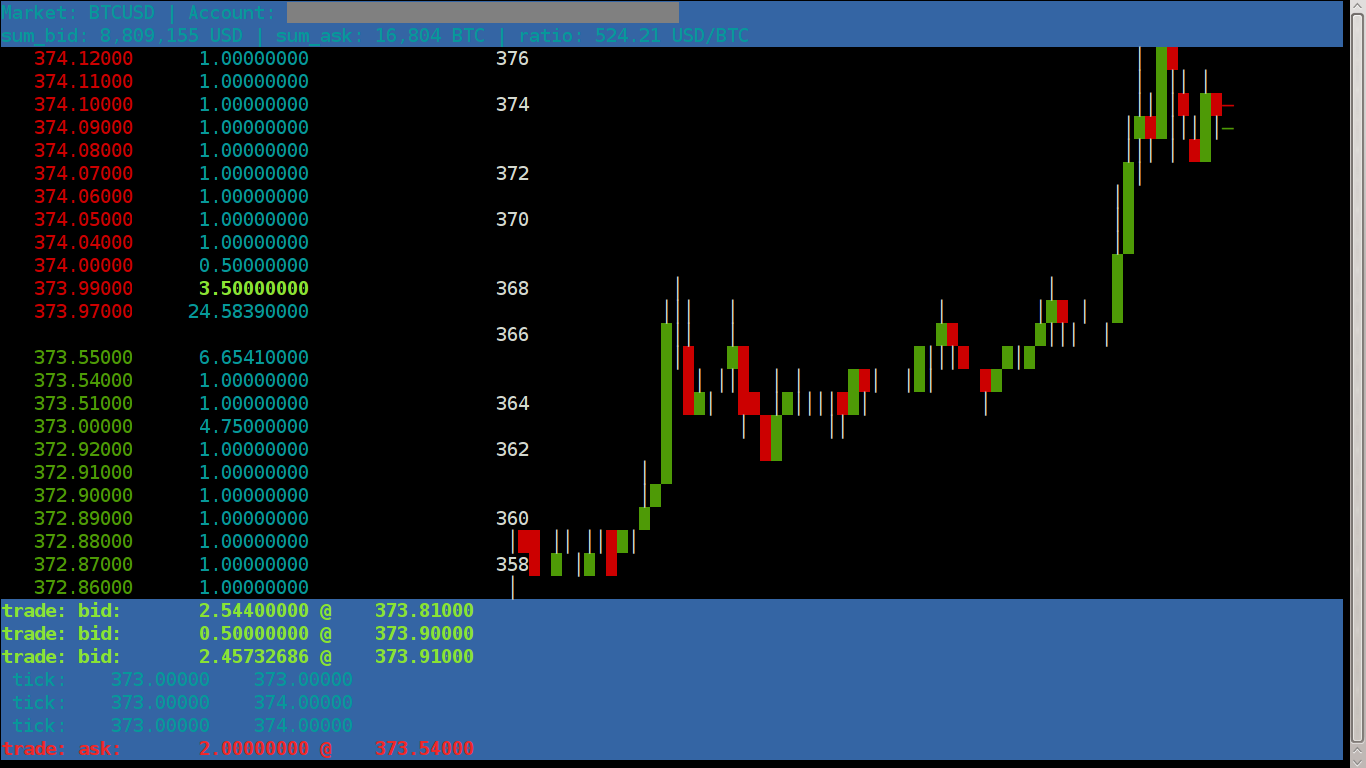

The script that saved this image:
#!/usr/bin/env python2

"""
Tool to display live BitFinex market info and
framework for experimenting with trading bots
"""
#  Copyright (c) 2013 Bernd Kreuss <prof7bit@gmail.com>
#
#  This program is free software; you can redistribute it and/or modify
#  it under the terms of the GNU General Public License as published by
#  the Free Software Foundation; either version 3 of the License, or
#  (at your option) any later version.
#
#  This program is distributed in the hope that it will be useful,
#  but WITHOUT ANY WARRANTY; without even the implied warranty of
#  MERCHANTABILITY or FITNESS FOR A PARTICULAR PURPOSE.  See the
#  GNU General Public License for more details.
#
#  You should have received a copy of the GNU General Public License
#  along with this program; if not, write to the Free Software
#  Foundation, Inc., 51 Franklin Street, Fifth Floor, Boston,
#  MA 02110-1301, USA.

# pylint: disable=C0301,C0302,R0902,R0903,R0912,R0913,R0914,R0915,R0922,W0703

import argparse
import curses
import curses.panel
import curses.textpad

import bfxapi
import logging
import locale
import math
import os
import sys
import time
import traceback
import threading

sys_out = sys.stdout #pylint: disable=C0103

#
#
# curses user interface
#

HEIGHT_STATUS   = 2
HEIGHT_CON      = 7
WIDTH_ORDERBOOK = 45

COLORS =    [["con_text",       curses.COLOR_BLUE,    curses.COLOR_CYAN]
            ,["con_text_buy",   curses.COLOR_BLUE,    curses.COLOR_GREEN]
            ,["con_text_sell",  curses.COLOR_BLUE,    curses.COLOR_RED]
            ,["status_text",    curses.COLOR_BLUE,    curses.COLOR_CYAN]

            ,["book_text",      curses.COLOR_BLACK,   curses.COLOR_CYAN]
            ,["book_bid",       curses.COLOR_BLACK,   curses.COLOR_GREEN]
            ,["book_ask",       curses.COLOR_BLACK,   curses.COLOR_RED]
            ,["book_own",       curses.COLOR_BLACK,   curses.COLOR_YELLOW]
            ,["book_vol",       curses.COLOR_BLACK,   curses.COLOR_CYAN]

            ,["chart_text",     curses.COLOR_BLACK,   curses.COLOR_WHITE]
            ,["chart_up",       curses.COLOR_BLACK,   curses.COLOR_GREEN]
            ,["chart_down",     curses.COLOR_BLACK,   curses.COLOR_RED]
            ,["order_pending",  curses.COLOR_BLACK,   curses.COLOR_RED]

            ,["dialog_text",     curses.COLOR_BLUE,   curses.COLOR_CYAN]
            ,["dialog_sel",      curses.COLOR_CYAN,   curses.COLOR_BLUE]
            ,["dialog_sel_text", curses.COLOR_BLUE,   curses.COLOR_YELLOW]
            ,["dialog_sel_sel",  curses.COLOR_YELLOW, curses.COLOR_BLUE]
            ,["dialog_bid_text", curses.COLOR_GREEN,  curses.COLOR_BLACK]
            ,["dialog_ask_text", curses.COLOR_RED,    curses.COLOR_WHITE]
            ]

INI_DEFAULTS =  [["bfxtool", "set_xterm_title", "True"]
                ,["bfxtool", "dont_truncate_logfile", "False"]
                ,["bfxtool", "show_orderbook_stats", "True"]
                ,["bfxtool", "highlight_changes", "True"]
                ,["bfxtool", "orderbook_group", "0"]
                ,["bfxtool", "orderbook_sum_total", "False"]
                ,["bfxtool", "display_right", "history_chart"]
                ,["bfxtool", "depth_chart_group", "1"]
                ,["bfxtool", "depth_chart_sum_total", "True"]
                ,["bfxtool", "show_ticker", "True"]
                ,["bfxtool", "show_depth", "True"]
                ,["bfxtool", "show_trade", "True"]
                ,["bfxtool", "show_trade_own", "True"]
                ]

COLOR_PAIR = {}

def init_colors():
    """initialize curses color pairs and give them names. The color pair
    can then later quickly be retrieved from the COLOR_PAIR[] dict"""
    index = 1
    for (name, back, fore) in COLORS:
        if curses.has_colors():
            curses.init_pair(index, fore, back)
            COLOR_PAIR[name] = curses.color_pair(index)
        else:
            COLOR_PAIR[name] = 0
        index += 1

def dump_all_stacks():
    """dump a stack trace for all running threads for debugging purpose"""

    def get_name(thread_id):
        """return the human readable name that was assigned to a thread"""
        for thread in threading.enumerate():
            if thread.ident == thread_id:
                return thread.name

    ret = "\n# Full stack trace of all running threads:\n"
    #pylint: disable=W0212
    for thread_id, stack in sys._current_frames().items():
        ret += "\n# %s (%s)\n" % (get_name(thread_id), thread_id)
        for filename, lineno, name, line in traceback.extract_stack(stack):
            ret += 'File: "%s", line %d, in %s\n' % (filename, lineno, name)
            if line:
                ret += "  %s\n" % (line.strip())
    return ret

def try_get_lock_or_break_open():
    """this is an ugly hack to workaround possible deadlock problems.
    It is used during shutdown to make sure we can properly exit even when
    some slot is stuck (due to a programming error) and won't release the lock.
    If we can't acquire it within 2 seconds we just break it open forcefully."""
    #pylint: disable=W0212
    time_end = time.time() + 2
    while time.time() < time_end:
        if bfxapi.Signal._lock.acquire(False):
            return
        time.sleep(0.001)

    # something keeps holding the lock, apparently some slot is stuck
    # in an infinite loop. In order to be able to shut down anyways
    # we just throw away that lock and replace it with a new one
    lock = threading.RLock()
    lock.acquire()
    bfxapi.Signal._lock = lock
    print "### could not acquire signal lock, frozen slot somewhere?"
    print "### please see the stacktrace log to determine the cause."

class Win:
    """represents a curses window"""
    # pylint: disable=R0902

    def __init__(self, stdscr):
        """create and initialize the window. This will also subsequently
        call the paint() method."""
        self.stdscr = stdscr
        self.posx = 0
        self.posy = 0
        self.width = 10
        self.height = 10
        self.termwidth = 10
        self.termheight = 10
        self.win = None
        self.panel = None
        self.__create_win()

    def __del__(self):
        del self.panel
        del self.win
        curses.panel.update_panels()
        curses.doupdate()

    def calc_size(self):
        """override this method to change posx, posy, width, height.
        It will be called before window creation and on resize."""
        pass

    def do_paint(self):
        """call this if you want the window to repaint itself"""
        curses.curs_set(0)
        if self.win:
            self.paint()
            self.done_paint()

    # method could be a function - pylint: disable=R0201
    def done_paint(self):
        """update the sreen after paint operations, this will invoke all
        necessary stuff to refresh all (possibly overlapping) windows in
        the right order and then push it to the screen"""
        curses.panel.update_panels()
        curses.doupdate()

    def paint(self):
        """paint the window. Override this with your own implementation.
        This method must paint the entire window contents from scratch.
        It is automatically called after the window has been initially
        created and also after every resize. Call it explicitly when
        your data has changed and must be displayed"""
        pass

    def resize(self):
        """You must call this method from your main loop when the
        terminal has been resized. It will subsequently make it
        recalculate its own new size and then call its paint() method"""
        del self.win
        self.__create_win()

    def addstr(self, *args):
        """drop-in replacement for addstr that will never raie exceptions
        and that will cut off at end of line instead of wrapping"""
        if len(args) > 0:
            line, col = self.win.getyx()
            string = args[0]
            attr = 0
        if len(args) > 1:
            attr = args[1]
        if len(args) > 2:
            line, col, string = args[:3]
            attr = 0
        if len(args) > 3:
            attr = args[3]
        if line >= self.height:
            return
        space_left = self.width - col - 1 #always omit last column, avoids problems.
        if space_left <= 0:
            return
        self.win.addstr(line, col, string[:space_left], attr)

    def addch(self, posy, posx, character, color_pair):
        """place a character but don't throw error in lower right corner"""
        if posy < 0 or posy > self.height - 1:
            return
        if posx < 0 or posx > self.width - 1:
            return
        if posx == self.width - 1 and posy == self.height - 1:
            return
        self.win.addch(posy, posx, character, color_pair)

    def __create_win(self):
        """create the window. This will also be called on every resize,
        windows won't be moved, they will be deleted and recreated."""
        self.__calc_size()
        try:
            self.win = curses.newwin(self.height, self.width, self.posy, self.posx)
            self.panel = curses.panel.new_panel(self.win)
            self.win.scrollok(True)
            self.win.keypad(1)
            self.do_paint()
        except Exception:
            self.win = None
            self.panel = None

    def __calc_size(self):
        """calculate the default values for positionand size. By default
        this will result in a window covering the entire terminal.
        Implement the calc_size() method (which will be called afterwards)
        to change (some of) these values according to your needs."""
        maxyx = self.stdscr.getmaxyx()
        self.termwidth = maxyx[1]
        self.termheight = maxyx[0]
        self.posx = 0
        self.posy = 0
        self.width = self.termwidth
        self.height = self.termheight
        self.calc_size()


class WinConsole(Win):
    """The console window at the bottom"""
    def __init__(self, stdscr, bfx):
        """create the console window and connect it to the Bfx debug
        callback function"""
        self.bfx = bfx
        bfx.signal_debug.connect(self.slot_debug)
        Win.__init__(self, stdscr)

    def paint(self):
        """just empty the window after resize (I am lazy)"""
        self.win.bkgd(" ", COLOR_PAIR["con_text"])

    def resize(self):
        """resize and print a log message. Old messages will have been
        lost after resize because of my dumb paint() implementation, so
        at least print a message indicating that fact into the
        otherwise now empty console window"""
        Win.resize(self)
        self.write("### console has been resized")

    def calc_size(self):
        """put it at the bottom of the screen"""
        self.height = HEIGHT_CON
        self.posy = self.termheight - self.height

    def slot_debug(self, dummy_bfx, (txt)):
        """this slot will be connected to all debug signals."""
        self.write(txt)

    def write(self, txt):
        """write a line of text, scroll if needed"""
        if not self.win:
            return

        # This code would break if the format of
        # the log messages would ever change!
        if " tick:" in txt:
            if not self.bfx.config.get_bool("bfxtool", "show_ticker"):
                return
        if "depth:" in txt:
            if not self.bfx.config.get_bool("bfxtool", "show_depth"):
                return
        if "trade:" in txt:
            if "own order" in txt:
                if not self.bfx.config.get_bool("bfxtool", "show_trade_own"):
                    return
            else:
                if not self.bfx.config.get_bool("bfxtool", "show_trade"):
                    return

        col = COLOR_PAIR["con_text"]
        if "trade: bid:" in txt:
            col = COLOR_PAIR["con_text_buy"] + curses.A_BOLD
        if "trade: ask:" in txt:
            col = COLOR_PAIR["con_text_sell"] + curses.A_BOLD
        self.win.addstr("\n" + txt,  col)
        self.done_paint()


class WinOrderBook(Win):
    """the orderbook window"""

    def __init__(self, stdscr, bfx):
        """create the orderbook window and connect it to the
        onChanged callback of the bfx.orderbook instance"""
        self.bfx = bfx
        bfx.orderbook.signal_changed.connect(self.slot_changed)
        Win.__init__(self, stdscr)

    def calc_size(self):
        """put it into the middle left side"""
        self.height = self.termheight - HEIGHT_CON - HEIGHT_STATUS
        self.posy = HEIGHT_STATUS
        self.width = WIDTH_ORDERBOOK

    def paint(self):
        """paint the visible portion of the orderbook"""

        def paint_row(pos, price, vol, ownvol, color, changevol):
            """paint a row in the orderbook (bid or ask)"""
            if changevol > 0:
                col2 = col_bid + curses.A_BOLD
            elif changevol < 0:
                col2 = col_ask + curses.A_BOLD
            else:
                col2 = col_vol
            self.addstr(pos, 0,  book.bfx.quote2str(price), color)
            self.addstr(pos, 12, book.bfx.base2str(vol), col2)
            if ownvol:
                self.addstr(pos, 28, book.bfx.base2str(ownvol), col_own)

        self.win.bkgd(" ",  COLOR_PAIR["book_text"])
        self.win.erase()

        bfx = self.bfx
        book = bfx.orderbook

        mid = self.height / 2
        col_bid = COLOR_PAIR["book_bid"]
        col_ask = COLOR_PAIR["book_ask"]
        col_vol = COLOR_PAIR["book_vol"]
        col_own = COLOR_PAIR["book_own"]

        sum_total = bfx.config.get_bool("bfxtool", "orderbook_sum_total")
        group = bfx.config.get_float("bfxtool", "orderbook_group")
        group = bfx.quote2int(group)
        if group == 0:
            group = 1

        #
        #
        # paint the asks (first we put them into bins[] then we paint them)
        #
        if len(book.asks):
            i = 0
            bins = []
            pos = mid - 1
            vol = 0
            prev_vol = 0

            # no grouping, bins can be created in one simple and fast loop
            if group == 1:
                cnt = len(book.asks)
                while pos >= 0 and i < cnt:
                    level = book.asks[i]
                    price = level.price
                    if sum_total:
                        vol += level.volume
                    else:
                        vol = level.volume
                    ownvol = level.own_volume
                    bins.append([pos, price, vol, ownvol, 0])
                    pos -= 1
                    i += 1

            # with gouping its a bit more complicated
            else:
                # first bin is exact lowest ask price
                price = book.asks[0].price
                vol = book.asks[0].volume
                bins.append([pos, price, vol, 0, 0])
                prev_vol = vol
                pos -= 1

                # now all following bins
                bin_price = int(math.ceil(float(price) / group) * group)
                if bin_price == price:
                    # first level was exact bin price already, skip to next bin
                    bin_price += group
                while pos >= 0 and bin_price < book.asks[-1].price + group:
                    vol, _vol_quote = book.get_total_up_to(bin_price, True)          ## 01 freeze
                    if vol > prev_vol:
                        # append only non-empty bins
                        if sum_total:
                            bins.append([pos, bin_price, vol, 0, 0])
                        else:
                            bins.append([pos, bin_price, vol - prev_vol, 0, 0])
                        prev_vol = vol
                        pos -= 1
                    bin_price += group

                # now add the own volumes to their bins
                for order in book.owns:
                    if order.typ == "ask" and order.price > 0:
                        order_bin_price = int(math.ceil(float(order.price) / group) * group)
                        for abin in bins:
                            if abin[1] == order.price:
                                abin[3] += order.volume
                                break
                            if abin[1] == order_bin_price:
                                abin[3] += order.volume
                                break

            # mark the level where change took place (optional)
            if bfx.config.get_bool("bfxtool", "highlight_changes"):
                if book.last_change_type == "ask":
                    change_bin_price = int(math.ceil(float(book.last_change_price) / group) * group)
                    for abin in bins:
                        if abin[1] == book.last_change_price:
                            abin[4] = book.last_change_volume
                            break
                        if abin[1] == change_bin_price:
                            abin[4] = book.last_change_volume
                            break

            # now finally paint the asks
            for pos, price, vol, ownvol, changevol in bins:
                paint_row(pos, price, vol, ownvol, col_ask, changevol)

        #
        #
        # paint the bids (first we put them into bins[] then we paint them)
        #
        if len(book.bids):
            i = 0
            bins = []
            pos = mid + 1
            vol = 0
            prev_vol = 0

            # no grouping, bins can be created in one simple and fast loop
            if group == 1:
                cnt = len(book.bids)
                while pos < self.height and i < cnt:
                    level = book.bids[i]
                    price = level.price
                    if sum_total:
                        vol += level.volume
                    else:
                        vol = level.volume
                    ownvol = level.own_volume
                    bins.append([pos, price, vol, ownvol, 0])
                    prev_vol = vol
                    pos += 1
                    i += 1

            # with gouping its a bit more complicated
            else:
                # first bin is exact lowest ask price
                price = book.bids[0].price
                vol = book.bids[0].volume
                bins.append([pos, price, vol, 0, 0])
                prev_vol = vol
                pos += 1

                # now all following bins
                bin_price = int(math.floor(float(price) / group) * group)
                if bin_price == price:
                    # first level was exact bin price already, skip to next bin
                    bin_price -= group
                while pos < self.height and bin_price >= 0:
                    vol, _vol_quote = book.get_total_up_to(bin_price, False)
                    if vol > prev_vol:
                        # append only non-empty bins
                        if sum_total:
                            bins.append([pos, bin_price, vol, 0, 0])
                        else:
                            bins.append([pos, bin_price, vol - prev_vol, 0, 0])
                        prev_vol = vol
                        pos += 1
                    bin_price -= group

                # now add the own volumes to their bins
                for order in book.owns:
                    if order.typ == "bid" and order.price > 0:
                        order_bin_price = int(math.floor(float(order.price) / group) * group)
                        for abin in bins:
                            if abin[1] == order.price:
                                abin[3] += order.volume
                                break
                            if abin[1] == order_bin_price:
                                abin[3] += order.volume
                                break

            # mark the level where change took place (optional)
            if bfx.config.get_bool("bfxtool", "highlight_changes"):
                if book.last_change_type == "bid":
                    change_bin_price = int(math.floor(float(book.last_change_price) / group) * group)
                    for abin in bins:
                        if abin[1] == book.last_change_price:
                            abin[4] = book.last_change_volume
                            break
                        if abin[1] == change_bin_price:
                            abin[4] = book.last_change_volume
                            break

            # now finally paint the bids
            for pos, price, vol, ownvol, changevol in bins:
                paint_row(pos, price, vol, ownvol, col_bid, changevol)

        # update the xterm title bar
        if self.bfx.config.get_bool("bfxtool", "set_xterm_title"):
            last_candle = self.bfx.history.last_candle()
            if last_candle:
                title = self.bfx.quote2str(last_candle.cls).strip()
                title += " - bfxtool -"
                title += " bid:" + self.bfx.quote2str(book.bid).strip()
                title += " ask:" + self.bfx.quote2str(book.ask).strip()

                term = os.environ["TERM"]
                # the following is incomplete but better safe than sorry
                # if you know more terminals then please provide a patch
                if "xterm" in term or "rxvt" in term:
                    sys_out.write("\x1b]0;%s\x07" % title)
                    sys_out.flush()

    def slot_changed(self, _book, _dummy):
        """Slot for orderbook.signal_changed"""
        self.do_paint()


TYPE_HISTORY = 1
TYPE_ORDERBOOK = 2

class WinChart(Win):
    """the chart window"""

    def __init__(self, stdscr, bfx):
        self.bfx = bfx
        self.pmin = 0
        self.pmax = 0
        self.change_type = None
        bfx.history.signal_changed.connect(self.slot_history_changed)
        bfx.orderbook.signal_changed.connect(self.slot_orderbook_changed)

        # some terminals do not support reverse video
        # so we cannot use reverse space for candle bodies
        if curses.A_REVERSE & curses.termattrs():
            self.body_char = " "
            self.body_attr = curses.A_REVERSE
        else:
            self.body_char = curses.ACS_CKBOARD # pylint: disable=E1101
            self.body_attr = 0

        Win.__init__(self, stdscr)

    def calc_size(self):
        """position in the middle, right to the orderbook"""
        self.posx = WIDTH_ORDERBOOK
        self.posy = HEIGHT_STATUS
        self.width = self.termwidth - WIDTH_ORDERBOOK
        self.height = self.termheight - HEIGHT_CON - HEIGHT_STATUS

    def is_in_range(self, price):
        """is this price in the currently visible range?"""
        return price <= self.pmax and price >= self.pmin

    def get_optimal_step(self, num_min):
        """return optimal step size for painting y-axis labels so that the
        range will be divided into at least num_min steps"""
        if self.pmax <= self.pmin:
            return None
        stepex = float(self.pmax - self.pmin) / num_min
        step1 = math.pow(10, math.floor(math.log(stepex, 10)))
        step2 = step1 * 2
        step5 = step1 * 5
        if step5 <= stepex:
            return step5
        if step2 <= stepex:
            return step2
        return step1

    def price_to_screen(self, price):
        """convert price into screen coordinates (y=0 is at the top!)"""
        relative_from_bottom = \
            float(price - self.pmin) / float(self.pmax - self.pmin)
        screen_from_bottom = relative_from_bottom * self.height
        return int(self.height - screen_from_bottom)

    def paint_y_label(self, posy, posx, price):
        """paint the y label of the history chart, formats the number
        so that it needs not more room than necessary but it also uses
        pmax to determine how many digits are needed so that all numbers
        will be nicely aligned at the decimal point"""

        fprice = self.bfx.quote2float(price)
        labelstr = ("%f" % fprice).rstrip("0").rstrip(".")

        # look at pmax to determine the max number of digits before the decimal
        # and then pad all smaller prices with spaces to make them align nicely.
        need_digits = int(math.log10(self.bfx.quote2float(self.pmax))) + 1
        have_digits = len(str(int(fprice)))
        if have_digits < need_digits:
            padding = " " * (need_digits - have_digits)
            labelstr = padding + labelstr

        self.addstr(
            posy, posx,
            labelstr,
            COLOR_PAIR["chart_text"]
        )

    def paint_candle(self, posx, candle):
        """paint a single candle"""

        sopen  = self.price_to_screen(candle.opn)
        shigh  = self.price_to_screen(candle.hig)
        slow   = self.price_to_screen(candle.low)
        sclose = self.price_to_screen(candle.cls)

        for posy in range(self.height):
            if posy >= shigh and posy < sopen and posy < sclose:
                # upper wick
                # pylint: disable=E1101
                self.addch(posy, posx, curses.ACS_VLINE, COLOR_PAIR["chart_text"])
            if posy >= sopen and posy < sclose:
                # red body
                self.addch(posy, posx, self.body_char, self.body_attr + COLOR_PAIR["chart_down"])
            if posy >= sclose and posy < sopen:
                # green body
                self.addch(posy, posx, self.body_char, self.body_attr + COLOR_PAIR["chart_up"])
            if posy >= sopen and posy >= sclose and posy < slow:
                # lower wick
                # pylint: disable=E1101
                self.addch(posy, posx, curses.ACS_VLINE, COLOR_PAIR["chart_text"])

    def paint(self):
        typ = self.bfx.config.get_string("bfxtool", "display_right")
        if typ == "history_chart":
            self.paint_history_chart()
        elif typ == "depth_chart":
            self.paint_depth_chart()
        else:
            self.paint_history_chart()

    def paint_depth_chart(self):
        """paint a depth chart"""

        # pylint: disable=C0103
        if self.bfx.curr_quote in "JPY SEK":
            BAR_LEFT_EDGE = 7
            FORMAT_STRING = "%6.0f"
        else:
            BAR_LEFT_EDGE = 8
            FORMAT_STRING = "%7.2f"

        def paint_depth(pos, price, vol, own, col_price, change):
            """paint one row of the depth chart"""
            if change > 0:
                col = col_bid + curses.A_BOLD
            elif change < 0:
                col = col_ask + curses.A_BOLD
            else:
                col = col_bar
            pricestr = FORMAT_STRING % self.bfx.quote2float(price)
            self.addstr(pos, 0, pricestr, col_price)
            length = int(vol * mult_x)
            # pylint: disable=E1101
            self.win.hline(pos, BAR_LEFT_EDGE, curses.ACS_CKBOARD, length, col)
            if own:
                self.addstr(pos, length + BAR_LEFT_EDGE, "o", col_own)

        self.win.bkgd(" ",  COLOR_PAIR["chart_text"])
        self.win.erase()

        book = self.bfx.orderbook
        if not (book.bid and book.ask and len(book.bids) and len(book.asks)):
            # orderbook is not initialized yet, paint nothing
            return

        col_bar = COLOR_PAIR["book_vol"]
        col_bid = COLOR_PAIR["book_bid"]
        col_ask = COLOR_PAIR["book_ask"]
        col_own = COLOR_PAIR["book_own"]

        group = self.bfx.config.get_float("bfxtool", "depth_chart_group")
        if group == 0:
            group = 1
        group = self.bfx.quote2int(group)

        max_vol_ask = 0
        max_vol_bid = 0
        bin_asks = []
        bin_bids = []
        mid = self.height / 2
        sum_total = self.bfx.config.get_bool("bfxtool", "depth_chart_sum_total")

        #
        #
        # bin the asks
        #
        pos = mid - 1
        prev_vol = 0
        bin_price = int(math.ceil(float(book.asks[0].price) / group) * group)
        while pos >= 0 and bin_price < book.asks[-1].price + group:
            bin_vol, _bin_vol_quote = book.get_total_up_to(bin_price, True)
            if bin_vol > prev_vol:
                # add only non-empty bins
                if sum_total:
                    bin_asks.append([pos, bin_price, bin_vol, 0, 0])
                    max_vol_ask = max(bin_vol, max_vol_ask)
                else:
                    bin_asks.append([pos, bin_price, bin_vol - prev_vol, 0, 0])
                    max_vol_ask = max(bin_vol - prev_vol, max_vol_ask)
                prev_vol = bin_vol
                pos -= 1
            bin_price += group

        #
        #
        # bin the bids
        #
        pos = mid + 1
        prev_vol = 0
        bin_price = int(math.floor(float(book.bids[0].price) / group) * group)
        while pos < self.height and bin_price >= 0:
            _bin_vol_base, bin_vol_quote = book.get_total_up_to(bin_price, False)
            bin_vol = self.bfx.base2int(bin_vol_quote / book.bid)
            if bin_vol > prev_vol:
                # add only non-empty bins
                if sum_total:
                    bin_bids.append([pos, bin_price, bin_vol, 0, 0])
                    max_vol_bid = max(bin_vol, max_vol_bid)
                else:
                    bin_bids.append([pos, bin_price, bin_vol - prev_vol, 0, 0])
                    max_vol_bid = max(bin_vol - prev_vol, max_vol_bid)
                prev_vol = bin_vol
                pos += 1
            bin_price -= group

        max_vol_tot = max(max_vol_ask, max_vol_bid)
        if not max_vol_tot:
            return
        mult_x = float(self.width - BAR_LEFT_EDGE - 2) / max_vol_tot

        # add the own volume to the bins
        for order in book.owns:
            if order.price > 0:
                if order.typ == "ask":
                    bin_price = int(math.ceil(float(order.price) / group) * group)
                    for abin in bin_asks:
                        if abin[1] == bin_price:
                            abin[3] += order.volume
                            break
                else:
                    bin_price = int(math.floor(float(order.price) / group) * group)
                    for abin in bin_bids:
                        if abin[1] == bin_price:
                            abin[3] += order.volume
                            break

        # highlight the relative change (optional)
        if self.bfx.config.get_bool("bfxtool", "highlight_changes"):
            price = book.last_change_price
            if book.last_change_type == "ask":
                bin_price = int(math.ceil(float(price) / group) * group)
                for abin in bin_asks:
                    if abin[1] == bin_price:
                        abin[4] = book.last_change_volume
                        break
            if book.last_change_type == "bid":
                bin_price = int(math.floor(float(price) / group) * group)
                for abin in bin_bids:
                    if abin[1] == bin_price:
                        abin[4] = book.last_change_volume
                        break

        # paint the asks
        for pos, price, vol, own, change in bin_asks:
            paint_depth(pos, price, vol, own, col_ask, change)

        # paint the bids
        for pos, price, vol, own, change in bin_bids:
            paint_depth(pos, price, vol, own, col_bid, change)

    def paint_history_chart(self):
        """paint a history candlestick chart"""

        if self.change_type == TYPE_ORDERBOOK:
            # erase only the rightmost column to redraw bid/ask and orders
            # beause we won't redraw the chart, its only an orderbook change
            self.win.vline(0, self.width - 1, " ", self.height, COLOR_PAIR["chart_text"])
        else:
            self.win.bkgd(" ",  COLOR_PAIR["chart_text"])
            self.win.erase()

        hist = self.bfx.history
        book = self.bfx.orderbook

        self.pmax = 0
        self.pmin = 9999999999

        # determine y range
        posx = self.width - 2
        index = 0
        while index < hist.length() and posx >= 0:
            candle = hist.candles[index]
            if self.pmax < candle.hig:
                self.pmax = candle.hig
            if self.pmin > candle.low:
                self.pmin = candle.low
            index += 1
            posx -= 1

        if self.pmax == self.pmin:
            return

        # paint the candlestick chart.
        # We won't paint it if it was triggered from an orderbook change
        # signal because that would be redundant and only waste CPU.
        # In that case we only repaint the bid/ask markers (see below)
        if self.change_type != TYPE_ORDERBOOK:
            # paint the candles
            posx = self.width - 2
            index = 0
            while index < hist.length() and posx >= 0:
                candle = hist.candles[index]
                self.paint_candle(posx, candle)
                index += 1
                posx -= 1

            # paint the y-axis labels
            posx = 0
            step = self.get_optimal_step(4)
            if step:
                labelprice = int(self.pmin / step) * step
                while not labelprice > self.pmax:
                    posy = self.price_to_screen(labelprice)
                    if posy < self.height - 1:
                        self.paint_y_label(posy, posx, labelprice)
                    labelprice += step

        # paint bid, ask, own orders
        posx = self.width - 1
        for order in book.owns:
            if self.is_in_range(order.price):
                posy = self.price_to_screen(order.price)
                if order.status == "pending":
                    self.addch(posy, posx,
                        ord("p"), COLOR_PAIR["order_pending"])
                else:
                    self.addch(posy, posx,
                        ord("o"), COLOR_PAIR["book_own"])

        if self.is_in_range(book.bid):
            posy = self.price_to_screen(book.bid)
            # pylint: disable=E1101
            self.addch(posy, posx,
                curses.ACS_HLINE, COLOR_PAIR["chart_up"])

        if self.is_in_range(book.ask):
            posy = self.price_to_screen(book.ask)
            # pylint: disable=E1101
            self.addch(posy, posx,
                curses.ACS_HLINE, COLOR_PAIR["chart_down"])


    def slot_history_changed(self, _sender, _data):
        """Slot for history changed"""
        self.change_type = TYPE_HISTORY
        self.do_paint()
        self.change_type = None

    def slot_orderbook_changed(self, _sender, _data):
        """Slot for orderbook changed"""
        self.change_type = TYPE_ORDERBOOK
        self.do_paint()
        self.change_type = None


class WinStatus(Win):
    """the status window at the top"""

    def __init__(self, stdscr, bfx):
        """create the status window and connect the needed callbacks"""
        self.bfx = bfx
        self.order_lag = 0
        self.order_lag_txt = ""
        self.sorted_currency_list = []
        bfx.signal_orderlag.connect(self.slot_orderlag)
        bfx.signal_wallet.connect(self.slot_changed)
        bfx.orderbook.signal_changed.connect(self.slot_changed)
        Win.__init__(self, stdscr)

    def calc_size(self):
        """place it at the top of the terminal"""
        self.height = HEIGHT_STATUS

    def sort_currency_list_if_changed(self):
        """sort the currency list in the wallet for better display,
        sort it only if it has changed, otherwise leave it as it is"""
        currency_list = self.bfx.wallet.keys()
        if len(currency_list) == len(self.sorted_currency_list):
            return

        # now we will bring base and quote currency to the front and sort the
        # the rest of the list of names by acount balance in descending order
        if self.bfx.curr_base in currency_list:
            currency_list.remove(self.bfx.curr_base)
        if self.bfx.curr_quote in currency_list:
            currency_list.remove(self.bfx.curr_quote)
        currency_list.sort(key=lambda name: -self.bfx.wallet[name])
        currency_list.insert(0, self.bfx.curr_quote)
        currency_list.insert(0, self.bfx.curr_base)
        self.sorted_currency_list = currency_list

    def paint(self):
        """paint the complete status"""
        cbase = self.bfx.curr_base
        cquote = self.bfx.curr_quote
        self.sort_currency_list_if_changed()
        self.win.bkgd(" ", COLOR_PAIR["status_text"])
        self.win.erase()

        #
        # first line
        #
        line1 = "Market: %s%s | " % (cbase, cquote)
        line1 += "Account: "
        if len(self.sorted_currency_list):
            for currency in self.sorted_currency_list:
                if currency in self.bfx.wallet:
                    #line1 += currency + " " \
                    #+ bfxapi.int2str(self.bfx.wallet[currency], currency).strip() \
                    #+ " + "
                    line1 += currency + " " \
                    + "%f" % self.bfx.wallet[currency] \
                    + " + "
            line1 = line1.strip(" +")
        else:
            line1 += "No info (yet)"

        #
        # second line
        #
        line2 = ""
        if self.bfx.config.get_bool("bfxtool", "show_orderbook_stats"):
            str_btc = locale.format('%d', self.bfx.orderbook.total_ask, 1)
            str_fiat = locale.format('%d', self.bfx.orderbook.total_bid, 1)
            if self.bfx.orderbook.total_ask:
                str_ratio = locale.format('%1.2f',
                    self.bfx.orderbook.total_bid / self.bfx.orderbook.total_ask, 1)
            else:
                str_ratio = "-"

            line2 += "sum_bid: %s %s | " % (str_fiat, cquote)
            line2 += "sum_ask: %s %s | " % (str_btc, cbase)
            line2 += "ratio: %s %s/%s " % (str_ratio, cquote, cbase)

        #line2 += "o_lag: %s | " % self.order_lag_txt
        #line2 += "s_lag: %.3f s" % (self.bfx.socket_lag / 1e6)
        self.addstr(0, 0, line1, COLOR_PAIR["status_text"])
        self.addstr(1, 0, line2, COLOR_PAIR["status_text"])


    def slot_changed(self, dummy_sender, dummy_data):
        """the callback funtion called by the Bfx() instance"""
        self.do_paint()

    def slot_orderlag(self, dummy_sender, (usec, text)):
        """slot for order_lag mesages"""
        self.order_lag = usec
        self.order_lag_txt = text
        self.do_paint()


class DlgListItems(Win):
    """dialog with a scrollable list of items"""
    def __init__(self, stdscr, width, title, hlp, keys):
        self.items = []
        self.selected = []
        self.item_top = 0
        self.item_sel = 0
        self.dlg_width = width
        self.dlg_title = title
        self.dlg_hlp = hlp
        self.dlg_keys = keys
        self.reserved_lines = 5  # how many lines NOT used for order list
        self.init_items()
        Win.__init__(self, stdscr)

    def init_items(self):
        """initialize the items list, must override and implement this"""
        raise NotImplementedError()

    def calc_size(self):
        maxh = self.termheight - 4
        self.height = len(self.items) + self.reserved_lines
        if self.height > maxh:
            self.height = maxh
        self.posy = (self.termheight - self.height) / 2

        self.width = self.dlg_width
        self.posx = (self.termwidth - self.width) / 2

    def paint_item(self, posx, index):
        """paint the item. Must override and implement this"""
        raise NotImplementedError()

    def paint(self):
        self.win.bkgd(" ", COLOR_PAIR["dialog_text"])
        self.win.erase()
        self.win.border()
        self.addstr(0, 1, " %s " % self.dlg_title, COLOR_PAIR["dialog_text"])
        index = self.item_top
        posy = 2
        while posy < self.height - 3 and index < len(self.items):
            self.paint_item(posy, index)
            index += 1
            posy += 1

        self.win.move(self.height - 2, 2)
        for key, desc in self.dlg_hlp:
            self.addstr(key + " ",  COLOR_PAIR["dialog_sel"])
            self.addstr(desc + " ", COLOR_PAIR["dialog_text"])

    def down(self, num):
        """move the cursor down (or up)"""
        if not len(self.items):
            return
        self.item_sel += num
        if self.item_sel < 0:
            self.item_sel = 0
        if self.item_sel > len(self.items) - 1:
            self.item_sel = len(self.items) - 1

        last_line = self.height - 1 - self.reserved_lines
        if self.item_sel < self.item_top:
            self.item_top = self.item_sel
        if self.item_sel - self.item_top > last_line:
            self.item_top = self.item_sel - last_line

        self.do_paint()

    def toggle_select(self):
        """toggle selection under cursor"""
        if not len(self.items):
            return
        item = self.items[self.item_sel]
        if item in self.selected:
            self.selected.remove(item)
        else:
            self.selected.append(item)
        self.do_paint()

    def modal(self):
        """run the modal getch-loop for this dialog"""
        if self.win:
            done = False
            while not done:
                key_pressed = self.win.getch()
                if key_pressed in [27, ord("q"), curses.KEY_F10]:
                    done = True
                if key_pressed == curses.KEY_DOWN:
                    self.down(1)
                if key_pressed == curses.KEY_UP:
                    self.down(-1)
                if key_pressed == curses.KEY_IC:
                    self.toggle_select()
                    self.down(1)

                for key, func in self.dlg_keys:
                    if key == key_pressed:
                        func()
                        done = True

        # help the garbage collector clean up circular references
        # to make sure __del__() will be called to close the dialog
        del self.dlg_keys


class DlgCancelOrders(DlgListItems):
    """modal dialog to cancel orders"""
    def __init__(self, stdscr, bfx):
        self.bfx = bfx
        hlp = [("INS", "select"), ("F8", "cancel selected"), ("F10", "exit")]
        keys = [(curses.KEY_F8, self._do_cancel)]
        DlgListItems.__init__(self, stdscr, 45, "Cancel order(s)", hlp, keys)

    def init_items(self):
        for order in self.bfx.orderbook.owns:
            self.items.append(order)
        self.items.sort(key = lambda o: -o.price)

    def paint_item(self, posy, index):
        """paint one single order"""
        order = self.items[index]
        if order in self.selected:
            marker = "*"
            if index == self.item_sel:
                attr = COLOR_PAIR["dialog_sel_sel"]
            else:
                attr = COLOR_PAIR["dialog_sel_text"] + curses.A_BOLD
        else:
            marker = ""
            if index == self.item_sel:
                attr = COLOR_PAIR["dialog_sel"]
            else:
                attr = COLOR_PAIR["dialog_text"]

        self.addstr(posy, 2, marker, attr)
        self.addstr(posy, 5, order.typ, attr)
        self.addstr(posy, 9, self.bfx.quote2str(order.price), attr)
        self.addstr(posy, 22, self.bfx.base2str(order.volume), attr)

    def _do_cancel(self):
        """cancel all selected orders (or the order under cursor if empty)"""

        def do_cancel(order):
            """cancel a single order"""
            self.bfx.cancel(order.oid)

        if not len(self.items):
            return
        if not len(self.selected):
            order = self.items[self.item_sel]
            do_cancel(order)
        else:
            for order in self.selected:
                do_cancel(order)


class TextBox():
    """wrapper for curses.textpad.Textbox"""

    def __init__(self, dlg, posy, posx, length):
        self.dlg = dlg
        self.win = dlg.win.derwin(1, length, posy, posx)
        self.win.keypad(1)
        self.box = curses.textpad.Textbox(self.win, insert_mode=True)
        self.value = ""
        self.result = None
        self.editing = False

    def __del__(self):
        self.box = None
        self.win = None

    def modal(self):
        """enter te edit box modal loop"""
        self.win.move(0, 0)
        self.editing = True
        bfxapi.start_thread(self.cursor_placement_thread, "TextBox cursor placement")
        self.value = self.box.edit(self.validator)
        self.editing = False
        return self.result

    def validator(self, char):
        """here we tweak the behavior slightly, especially we want to
        end modal editing mode immediately on arrow up/down and on enter
        and we also want to catch ESC and F10, to abort the entire dialog"""
        if curses.ascii.isprint(char):
            return char
        if char == curses.ascii.TAB:
            char = curses.KEY_DOWN
        if char in [curses.KEY_DOWN, curses.KEY_UP]:
            self.result = char
            return curses.ascii.BEL
        if char in [10, 13, curses.KEY_ENTER, curses.ascii.BEL]:
            self.result = 10
            return curses.ascii.BEL
        if char in [27, curses.KEY_F10]:
            self.result = -1
            return curses.ascii.BEL
        return char

    def cursor_placement_thread(self):
        """this is the most ugly hack of the entire program. During the
        signals hat are fired while we are editing there will be many repaints
        of other other panels below this dialog and when curses is done
        repainting everything the blinking cursor is not in the correct
        position. This is only a cosmetic problem but very annnoying. Try to
        force it into the edit field by repainting it very often."""
        while self.editing:
            # pylint: disable=W0212
            with bfxapi.Signal._lock:
                curses.curs_set(2)
                self.win.touchwin()
                self.win.refresh()
            time.sleep(0.1)
        curses.curs_set(0)


class NumberBox(TextBox):
    """TextBox that only accepts numbers"""
    def __init__(self, dlg, posy, posx, length):
        TextBox.__init__(self, dlg, posy, posx, length)

    def validator(self, char):
        """allow only numbers to be entered"""
        if char == ord("q"):
            char = curses.KEY_F10
        if curses.ascii.isprint(char):
            if chr(char) not in "0123456789.":
                char = 0
        return TextBox.validator(self, char)


class DlgNewOrder(Win):
    """abtract base class for entering new orders"""
    def __init__(self, stdscr, bfx, color, title):
        self.bfx = bfx
        self.color = color
        self.title = title
        self.edit_price = None
        self.edit_volume = None
        Win.__init__(self, stdscr)

    def calc_size(self):
        Win.calc_size(self)
        self.width = 35
        self.height = 8
        self.posx = (self.termwidth - self.width) / 2
        self.posy = (self.termheight - self.height) / 2

    def paint(self):
        self.win.bkgd(" ", self.color)
        self.win.border()
        self.addstr(0, 1, " %s " % self.title, self.color)
        self.addstr(2, 2, " price", self.color)
        self.addstr(2, 30, self.bfx.curr_quote)
        self.addstr(4, 2, "volume", self.color)
        self.addstr(4, 30, self.bfx.curr_base)
        self.addstr(6, 2, "F10 ", self.color + curses.A_REVERSE)
        self.addstr("cancel ", self.color)
        self.addstr("Enter ", self.color + curses.A_REVERSE)
        self.addstr("submit ", self.color)
        self.edit_price = NumberBox(self, 2, 10, 20)
        self.edit_volume = NumberBox(self, 4, 10, 20)

    def do_submit(self, price_float, volume_float):
        """sumit the order. implementating class will do eiter buy or sell"""
        raise NotImplementedError()

    def modal(self):
        """enter the modal getch() loop of this dialog"""
        if self.win:
            focus = 1
            # next time I am going to use some higher level
            # wrapper on top of curses, i promise...
            while True:
                if focus == 1:
                    res = self.edit_price.modal()
                    if res == -1:
                        break # cancel entire dialog
                    if res in [10, curses.KEY_DOWN, curses.KEY_UP]:
                        try:
                            price_float = float(self.edit_price.value)
                            focus = 2
                        except ValueError:
                            pass # can't move down until this is a valid number

                if focus == 2:
                    res = self.edit_volume.modal()
                    if res == -1:
                        break # cancel entire dialog
                    if res in [curses.KEY_UP, curses.KEY_DOWN]:
                        focus = 1
                    if res == 10:
                        try:
                            volume_float = float(self.edit_volume.value)
                            break # have both values now, can submit order
                        except ValueError:
                            pass # no float number, stay in this edit field

            if res == -1:
                #user has hit f10. just end here, do nothing
                pass
            if res == 10:
                self.do_submit(price_float, volume_float)

        # make sure all cyclic references are garbage collected or
        # otherwise the curses window won't disappear
        self.edit_price = None
        self.edit_volume = None


class DlgNewOrderBid(DlgNewOrder):
    """Modal dialog for new buy order"""
    def __init__(self, stdscr, bfx):
        DlgNewOrder.__init__(self, stdscr, bfx,
            COLOR_PAIR["dialog_bid_text"],
            "New buy order")

    def do_submit(self, price, volume):
        self.bfx.buy(price, volume)


class DlgNewOrderAsk(DlgNewOrder):
    """Modal dialog for new sell order"""
    def __init__(self, stdscr, bfx):
        DlgNewOrder.__init__(self, stdscr, bfx,
             COLOR_PAIR["dialog_ask_text"],
            "New sell order")

    def do_submit(self, price, volume):
        self.bfx.sell(price, volume)



#
#
# logging, printing, etc...
#

class LogWriter():
    """connects to bfx.signal_debug and logs it all to the logfile"""
    def __init__(self, bfx):
        self.bfx = bfx
        if self.bfx.config.get_bool("bfxtool", "dont_truncate_logfile"):
            logfilemode = 'a'
        else:
            logfilemode = 'w'

        logging.basicConfig(filename='bfxtool.log'
                           ,filemode=logfilemode
                           ,format='%(asctime)s:%(levelname)s:%(message)s'
                           ,level=logging.DEBUG
                           )
        self.bfx.signal_debug.connect(self.slot_debug)

    def close(self):
        """stop logging"""
        #not needed
        pass

    # pylint: disable=R0201
    def slot_debug(self, sender, (msg)):
        """handler for signal_debug signals"""
        name = "%s.%s" % (sender.__class__.__module__, sender.__class__.__name__)
        logging.debug("%s:%s", name, msg)


class PrintHook():
    """intercept stdout/stderr and send it all to bfx.signal_debug instead"""
    def __init__(self, bfx):
        self.bfx = bfx
        self.stdout = sys.stdout
        self.stderr = sys.stderr
        sys.stdout = self
        sys.stderr = self

    def close(self):
        """restore normal stdio"""
        sys.stdout = self.stdout
        sys.stderr = self.stderr

    def write(self, string):
        """called when someone uses print(), send it to bfx"""
        string = string.strip()
        if string != "":
            self.bfx.signal_debug(self, string)



#
#
# dynamically (re)loadable strategy module
#
import importlib


class StrategyManager():
    """load the strategy module"""

    def __init__(self, bfx, strategy_name_list):
        self.strategy_object_list = []
        self.strategy_name_list = strategy_name_list
        self.bfx = bfx
        self.reload()

    def unload(self):
        """unload the strategy, will trigger its the __del__ method"""
        self.bfx.signal_strategy_unload(self, None)
        self.strategy_object_list = []

    def reload(self):
        """reload and re-initialize the strategy module"""
        self.unload()
        for name in self.strategy_name_list:
            name = name.replace(".py", "").strip()

            try:
                strategy_module = __import__(name)
                self._reload(strategy_module, name)
            except ImportError:
                try:
                    #let's keep our strategies in strategies module
                    lame = "strategies.%s" % name
                    strategy_module = importlib.import_module(lame, package="strategies")
                    self._reload(strategy_module, lame)
                except ImportError:
                    self.bfx.debug("### could not import %s.py, traceback follows:" % name)
                    self.bfx.debug(traceback.format_exc())

    def _reload(self, strategy_module, name):
        """reloads module of strategy and updates strategies list"""
        try:
            reload(strategy_module)
            strategy_object = strategy_module.Strategy(self.bfx)
            self.strategy_object_list.append(strategy_object)
            if hasattr(strategy_object, "name"):
                self.bfx.strategies[strategy_object.name] = strategy_object
        except Exception:
            self.bfx.debug("### error while loading strategy %s.py, traceback follows:" % name)
            self.bfx.debug(traceback.format_exc())


def toggle_setting(bfx, alternatives, option_name, direction):
    """toggle a setting in the ini file"""
    # pylint: disable=W0212
    with bfxapi.Signal._lock:
        setting = bfx.config.get_string("bfxtool", option_name)
        try:
            newindex = (alternatives.index(setting) + direction) % len(alternatives)
        except ValueError:
            newindex = 0
        bfx.config.set("bfxtool", option_name, alternatives[newindex])
        bfx.config.save()

def toggle_depth_group(bfx, direction):
    """toggle the step width of the depth chart"""
    if bfx.curr_quote in "JPY SEK":
        alt = ["5", "10", "25", "50", "100", "200", "500", "1000", "2000", "5000", "10000"]
    else:
        alt = ["0.05", "0.1", "0.25", "0.5", "1", "2", "5", "10", "20", "50", "100"]
    toggle_setting(bfx, alt, "depth_chart_group", direction)
    bfx.orderbook.signal_changed(bfx.orderbook, None)

def toggle_orderbook_group(bfx, direction):
    """toggle the group width of the orderbook"""
    if bfx.curr_quote in "JPY SEK":
        alt = ["0", "5", "10", "25", "50", "100", "200", "500", "1000", "2000", "5000", "10000"]
    else:
        alt = ["0", "0.05", "0.1", "0.25", "0.5", "1", "2", "5", "10", "20", "50", "100"]
    toggle_setting(bfx, alt, "orderbook_group", direction)
    bfx.orderbook.signal_changed(bfx.orderbook, None)

def toggle_orderbook_sum(bfx):
    """toggle the summing in the orderbook on and off"""
    alt = ["False", "True"]
    toggle_setting(bfx, alt, "orderbook_sum_total", 1)
    bfx.orderbook.signal_changed(bfx.orderbook, None)

def toggle_depth_sum(bfx):
    """toggle the summing in the depth chart on and off"""
    alt = ["False", "True"]
    toggle_setting(bfx, alt, "depth_chart_sum_total", 1)
    bfx.orderbook.signal_changed(bfx.orderbook, None)

def set_ini(bfx, setting, value, signal, signal_sender, signal_params):
    """set the ini value and then send a signal"""
    # pylint: disable=W0212
    with bfxapi.Signal._lock:
        bfx.config.set("bfxtool", setting, value)
        bfx.config.save()
    signal(signal_sender, signal_params)



#
#
# main program
#

def main():
    """main funtion, called at the start of the program"""

    debug_tb = []
    def curses_loop(stdscr):
        """Only the code inside this function runs within the curses wrapper"""

        # this function may under no circumstancs raise an exception, so I'm
        # wrapping everything into try/except (should actually never happen
        # anyways but when it happens during coding or debugging it would
        # leave the terminal in an unusable state and this must be avoded).
        # We have a list debug_tb[] where we can append tracebacks and
        # after curses uninitialized properly and the terminal is restored
        # we can print them.
        try:
            init_colors()
            bfx = bfxapi.Bfx(secret, config)

            logwriter = LogWriter(bfx)
            printhook = PrintHook(bfx)

            conwin = WinConsole(stdscr, bfx)
            bookwin = WinOrderBook(stdscr, bfx)
            statuswin = WinStatus(stdscr, bfx)
            chartwin = WinChart(stdscr, bfx)

            strategy_manager = StrategyManager(bfx, strat_mod_list)

            bfx.start()
            while True:
                key = stdscr.getch()
                if key == ord("q"):
                    break
                elif key == curses.KEY_F4:
                    DlgNewOrderBid(stdscr, bfx).modal()
                elif key == curses.KEY_F5:
                    DlgNewOrderAsk(stdscr, bfx).modal()
                elif key == curses.KEY_F6:
                    DlgCancelOrders(stdscr, bfx).modal()
                elif key == curses.KEY_RESIZE:
                    # pylint: disable=W0212
                    with bfxapi.Signal._lock:
                        stdscr.erase()
                        stdscr.refresh()
                        conwin.resize()
                        bookwin.resize()
                        chartwin.resize()
                        statuswin.resize()
                elif key == ord("l"):
                    strategy_manager.reload()

                # which chart to show on the right side
                elif key == ord("H"):
                    set_ini(bfx, "display_right", "history_chart",
                        bfx.history.signal_changed, bfx.history, None)
                elif key == ord("D"):
                    set_ini(bfx, "display_right", "depth_chart",
                        bfx.orderbook.signal_changed, bfx.orderbook, None)

                #  depth chart step
                elif key == ord(","): # zoom out
                    toggle_depth_group(bfx, +1)
                elif key == ord("."): # zoom in
                    toggle_depth_group(bfx, -1)

                # orderbook grouping step
                elif key == ord("-"): # zoom out (larger step)
                    toggle_orderbook_group(bfx, +1)
                elif key == ord("+"): # zoom in (smaller step)
                    toggle_orderbook_group(bfx, -1)

                elif key == ord("S"):
                    toggle_orderbook_sum(bfx)

                elif key == ord("T"):
                    toggle_depth_sum(bfx)

                # lowercase keys go to the strategy module
                elif key >= ord("a") and key <= ord("z"):
                    bfx.signal_keypress(bfx, (key))
                else:
                    bfx.debug("key pressed: key=%i" % key)

        except KeyboardInterrupt:
            # Ctrl+C has been pressed
            pass

        except Exception:
            debug_tb.append(traceback.format_exc())

        # we are here because shutdown was requested.
        #
        # Before we do anything we dump stacktraces of all currently running
        # threads to a separate logfile because this helps debugging freezes
        # and deadlocks that might occur if things went totally wrong.
        with open("bfxtool.stacktrace.log", "w") as stacklog:
            stacklog.write(dump_all_stacks())

        # we need the signal lock to be able to shut down. And we cannot
        # wait for any frozen slot to return, so try really hard to get
        # the lock and if that fails then unlock it forcefully.
        try_get_lock_or_break_open()

        # Now trying to shutdown everything in an orderly manner.it in the
        # Since we are still inside curses but we don't know whether
        # the printhook or the logwriter was initialized properly already
        # or whether it crashed earlier we cannot print here and we also
        # cannot log, so we put all tracebacks into the debug_tb list to
        # print them later once the terminal is properly restored again.
        try:
            strategy_manager.unload()
        except Exception:
            debug_tb.append(traceback.format_exc())

        try:
            bfx.stop()
        except Exception:
            debug_tb.append(traceback.format_exc())

        try:
            printhook.close()
        except Exception:
            debug_tb.append(traceback.format_exc())

        try:
            logwriter.close()
        except Exception:
            debug_tb.append(traceback.format_exc())

        # curses_loop() ends here, we must reach this point under all circumstances.
        # Now curses will restore the terminal back to cooked (normal) mode.


    # Here it begins. The very first thing is to always set US or GB locale
    # to have always the same well defined behavior for number formatting.
    for loc in ["en_US.UTF8", "en_GB.UTF8", "en_EN", "en_GB", "C"]:
        try:
            locale.setlocale(locale.LC_NUMERIC, loc)
            break
        except locale.Error:
            continue

    # before we can finally start the curses UI we might need to do some user
    # interaction on the command line, regarding the encrypted secret
    argp = argparse.ArgumentParser(description='BitFinex live market data monitor'
        + ' and trading bot experimentation framework')
    argp.add_argument('--add-secret', action="store_true",
        help="prompt for API secret, encrypt it and then exit")
    argp.add_argument('--strategy', action="store", default="strategy.py",
        help="name of strategy module files, comma separated list, default=strategy.py")
    argp.add_argument('--protocol', action="store", default="",
        help="force protocol (socketio or websocket), ignore setting in .ini")
    argp.add_argument('--no-fulldepth', action="store_true", default=False,
        help="do not download full depth (useful for debugging)")
    argp.add_argument('--no-depth', action="store_true", default=False,
        help="do not request depth messages (implies no-fulldeph), useful for low traffic")
    argp.add_argument('--no-lag', action="store_true", default=False,
        help="do not request order-lag updates, useful for low traffic")
    argp.add_argument('--no-history', action="store_true", default=False,
        help="do not download full history (useful for debugging)")
    argp.add_argument('--use-http', action="store_true", default=False,
        help="use http api for trading (more reliable, recommended")
    argp.add_argument('--no-http', action="store_true", default=False,
        help="use streaming api for trading (problematic when streaming api disconnects often)")
    argp.add_argument('--password', action="store", default=None,
        help="password for decryption of stored key. This is a dangerous option "
            +"because the password might end up being stored in the history file "
            +"of your shell, for example in ~/.bash_history. Use this only when "
            +"starting it from within a script and then of course you need to "
            +"keep this start script in a secure place!")
    args = argp.parse_args()

    config = bfxapi.BfxConfig("bfxtool.ini")
    config.init_defaults(INI_DEFAULTS)
    secret = bfxapi.Secret(config)
    secret.password_from_commandline_option = args.password
    if args.add_secret:
        # prompt for secret, encrypt, write to .ini and then exit the program
        secret.prompt_encrypt()
    else:
        strat_mod_list = args.strategy.split(",")
        bfxapi.FORCE_PROTOCOL = args.protocol
        bfxapi.FORCE_NO_FULLDEPTH = args.no_fulldepth
        bfxapi.FORCE_NO_DEPTH = args.no_depth
        bfxapi.FORCE_NO_LAG = args.no_lag
        bfxapi.FORCE_NO_HISTORY = args.no_history
        bfxapi.FORCE_HTTP_API = args.use_http
        bfxapi.FORCE_NO_HTTP_API = args.no_http
        if bfxapi.FORCE_NO_DEPTH:
            bfxapi.FORCE_NO_FULLDEPTH = True

        # if its ok then we can finally enter the curses main loop
        if secret.prompt_decrypt() != secret.S_FAIL_FATAL:

            ###
            #
            # now going to enter cbreak mode and start the curses loop...
            curses.wrapper(curses_loop)
            # curses ended, terminal is back in normal (cooked) mode
            #
            ###

            if len(debug_tb):
                print "\n\n*** error(s) in curses_loop() that caused unclean shutdown:\n"
                for trb in debug_tb:
                    print trb
            else:
                print
                print "*******************************************************"
                print "*  Please donate                                      *"
                print "*  @prof7bit:      1C8aDabADaYvTKvCAG1htqYcEgpAhkeYoW *"
                print "*  @acriptis:      18oSVDtLgHenUAepDXwy1XL3VD8qg3neBG *"
                print "*******************************************************"
                print "*  See usage hints: http://prof7bit.github.io/goxtool/*"
                print "*******************************************************"

if __name__ == "__main__":
    main()
